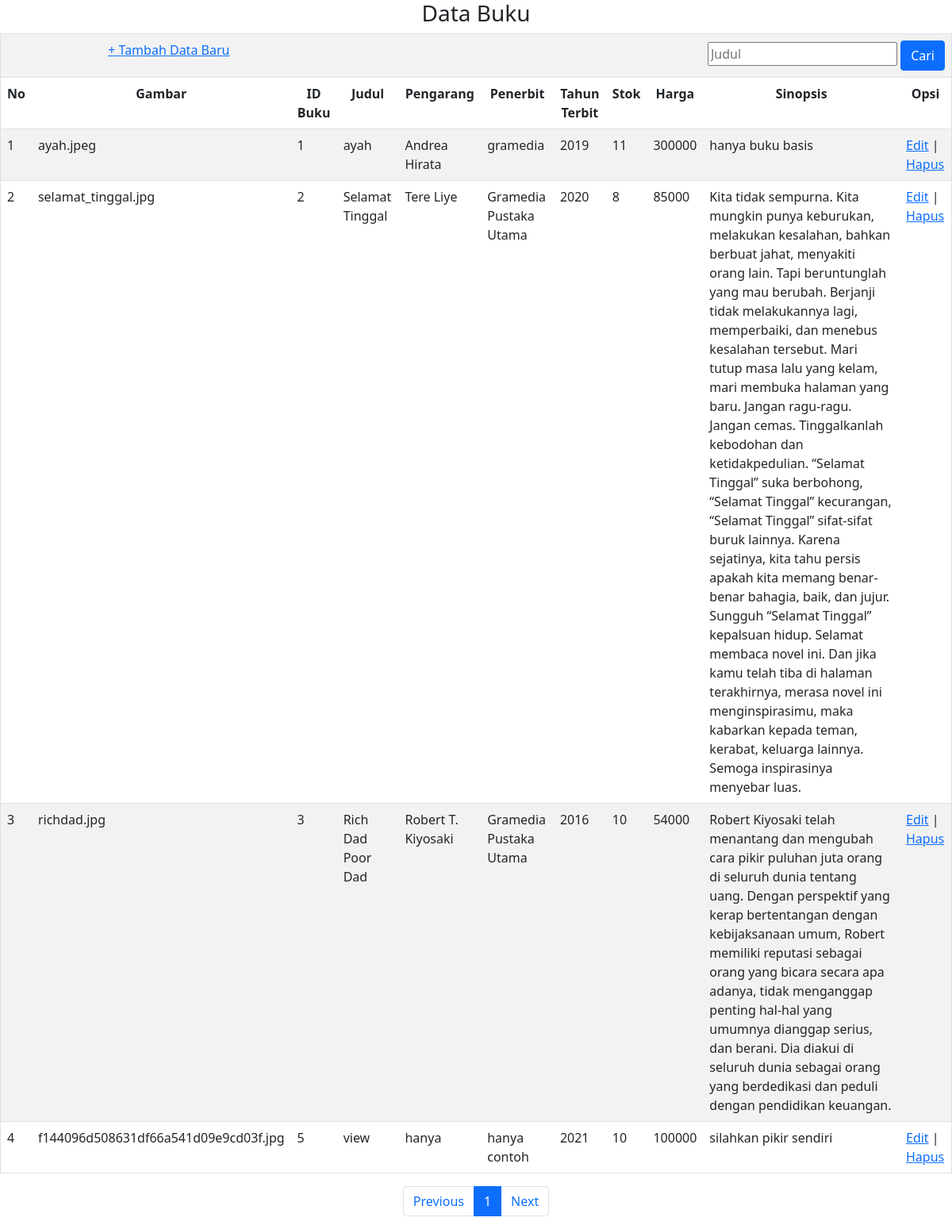
The page /perpustakaan/Buku/index.php on the database its author committed.
### tables this page shows
CREATE TABLE `tb_buku` (
  `idBuku` int(11) NOT NULL,
  `judul` varchar(50) NOT NULL,
  `pengarang` varchar(50) NOT NULL,
  `penerbit` varchar(50) NOT NULL,
  `tahunTerbit` varchar(4) NOT NULL,
  `harga` int(12) NOT NULL,
  `sinopsis` text NOT NULL,
  `gambar` text NOT NULL,
  `stok` int(11) NOT NULL
);

### perpustakaan/Buku/index.php (the view, shortened to what this page needs)
<?php include("../config.php"); ?>
<!DOCTYPE html>
<html>
<head>
    <link href="https://cdn.jsdelivr.net/npm/bootstrap@5.1.3/dist/css/bootstrap.min.css" rel="stylesheet">
</head>
<body>
    <h3 align="center">Data Buku</h3>
    <table class="table table-striped table-hover" border="1">
        <tr>
            <td colspan="3" align="center">
                <a class="tombol" href="tambahkan_buku.php">+ Tambah Data Baru</a>
            </td>
            <td colspan="8" align="right">
                <form action="list_buku.php" method="post">
                    <input type="text" name="cr" placeholder="Judul">
                    <input class="btn btn-primary" type="submit" name="cari" value="Cari">
                </form>
            </td>
        </tr>
        <tr align="center">
            <th>No</th>
            <th>Gambar</th>
            <th>ID Buku</th>
            <th>Judul</th>
            <th>Pengarang</th>
            <th>Penerbit</th>
            <th>Tahun Terbit</th>
            <th>Stok</th>
            <th>Harga</th>
            <th>Sinopsis</th>
            <th>Opsi</th>
        </tr>
        <?php
        $batas = 5;
        $halaman = isset($_GET['halaman']) ? (int)$_GET['halaman'] : 1;
        $halaman_awal = ($halaman > 1) ? ($halaman * $batas) - $batas : 0;
        $previous = $halaman - 1;
        $next = $halaman + 1;
        $data = mysqli_query($mysqli, "select * from tb_buku");
        $jumlah_data = mysqli_num_rows($data);
        $total_halaman = ceil($jumlah_data / $batas);
        if (isset($_POST['cari'])) {
            $jdl = $_POST['cr'];
            if ($idm != "") {
                $sql = "SELECT * FROM tb_buku where judul like '%$jdl%' limit $halaman_awal, $batas";
                $query = mysqli_query($mysqli, $sql);
            } else {
                $sql = "SELECT * FROM tb_buku limit $halaman_awal, $batas";
                $query = mysqli_query($mysqli, $sql);
            }
        } else {
            $sql = "SELECT * FROM tb_buku limit $halaman_awal, $batas";
            $query = mysqli_query($mysqli, $sql);
        }
        $nomor = 1;
        while ($buku = mysqli_fetch_array($query)) {
        ?>
            <tr>
                <td><?php echo $nomor++; ?></td>
                <td><?php echo $buku['gambar'] ?></td>
                <td><?php echo $buku['idBuku'] ?></td>
                <td><?php echo $buku['judul'] ?></td>
                <td><?php echo $buku['pengarang'] ?></td>
                <td><?php echo $buku['penerbit'] ?></td>
                <td><?php echo $buku['tahunTerbit'] ?></td>
                <td><?php echo $buku['stok'] ?></td>
                <td><?php echo $buku['harga'] ?></td>
                <td><?php echo $buku['sinopsis'] ?></td>
                <td>
                    <a class="edit" href="edit_buku.php?id=<?php echo $buku['idBuku']; ?>">Edit</a> |
                    <a class="hapus" href="hapus_buku.php?id=<?php echo $buku['idBuku']; ?>">Hapus</a>
                </td>
            </tr>
        <?php } ?>
    </table>
    <nav>
        <ul class="pagination justify-content-center">
            <li class="page-item">
                <a class="page-link" <?php if ($halaman > 1) {
                                            echo "href='?halaman=$previous'";
                                        } ?>>Previous</a>
            </li>
            <?php
            for ($x = 1; $x <= $total_halaman; $x++) {
                if ($x != $halaman) {
                    echo "<li class='page-item'><a class='page-link' href='?halaman=$x'>$x</a></li>";
                } else {
                    echo "<li class='page-item active'><a class='page-link' href='#'>$x </a></li>";
                }
            }
            ?>
            <li class="page-item">
                <a class="page-link" <?php if ($halaman < $total_halaman) {
                                            echo "href='?halaman=$next'";
                                        } ?>>Next</a>
            </li>
        </ul>
    </nav>
</body>
</html>

### rows shown on the page
tb_buku: gambar "ayah.jpeg", idBuku "1", judul "ayah", pengarang "Andrea Hirata", penerbit "gramedia", tahunTerbit "2019", stok "11", harga "300000", sinopsis "hanya buku basis"
tb_buku: gambar "selamat_tinggal.jpg", idBuku "2", judul "Selamat Tinggal", pengarang "Tere Liye", penerbit "Gramedia Pustaka Utama", tahunTerbit "2020", stok "8", harga "85000", sinopsis "Kita tidak sempurna. Kita mungkin punya keburukan, melakukan kesalahan, bahkan berbuat jahat, menyakiti orang lain. Tapi beruntunglah yang mau berubah. Berjanji tidak melakukannya lagi, memperbaiki, dan menebus kesalahan tersebut. Mari tutup masa lalu yang kelam, mari membuka halaman yang baru. Jangan ragu-ragu. Jangan cemas. Tinggalkanlah kebodohan dan ketidakpedulian. “Selamat Tinggal” suka berbohong, “Selamat Tinggal” kecurangan, “Selamat Tinggal” sifat-sifat buruk lainnya. Karena sejatinya, kita tahu persis apakah kita memang benar-benar bahagia, baik, dan jujur. Sungguh “Selamat Tinggal” kepalsuan hidup. Selamat membaca novel ini. Dan jika kamu telah tiba di halaman terakhirnya, merasa…"
tb_buku: gambar "richdad.jpg", idBuku "3", judul "Rich Dad Poor Dad", pengarang "Robert T. Kiyosaki", penerbit "Gramedia Pustaka Utama", tahunTerbit "2016", stok "10", harga "54000", sinopsis "Robert Kiyosaki telah menantang dan mengubah cara pikir puluhan juta orang di seluruh dunia tentang uang. Dengan perspektif yang kerap bertentangan dengan kebijaksanaan umum, Robert memiliki reputasi sebagai orang yang bicara secara apa adanya, tidak menganggap penting hal-hal yang umumnya dianggap serius, dan berani. Dia diakui di seluruh dunia sebagai orang yang berdedikasi dan peduli dengan pendidikan keuangan."
tb_buku: gambar "f144096d508631df66a541d09e9cd03f.jpg", idBuku "5", judul "view", pengarang "hanya", penerbit "hanya contoh", tahunTerbit "2021", stok "10", harga "100000", sinopsis "silahkan pikir sendiri"
